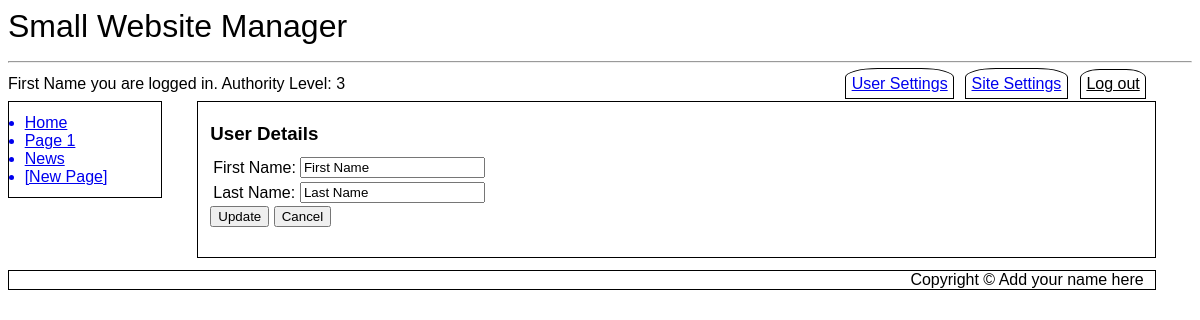
Screenshot of /userdetails.php (signed in) with the database file from the repository.
### tables this page shows
CREATE TABLE `SubMenus` (
  `MenuID` int(11) NOT NULL,
  `LinkID` int(11) NOT NULL,
  `Page_ID` int(11) NOT NULL DEFAULT 0,
  `Menu_Entry` varchar(20) NOT NULL,
  `Title` varchar(500) NOT NULL,
  `Active` tinyint(1) NOT NULL DEFAULT 1
);

CREATE TABLE `SubMenus_Modules` (
  `SubMenu_Order` int(11) NOT NULL,
  `Module_ID` int(11) NOT NULL
);

CREATE TABLE `SubMenusData` (
  `Type` varchar(500) NOT NULL,
  `Default Menu Title` varchar(20) NOT NULL,
  `LinkData` text NOT NULL,
  `GetData` tinyint(1) NOT NULL,
  `Module_ID` int(11) NOT NULL
);

CREATE TABLE `Users` (
  `ID` int(11) NOT NULL,
  `First_Name` varchar(250) NOT NULL,
  `Last_Name` varchar(250) NOT NULL,
  `eMail` varchar(1000) NOT NULL,
  `User_Name` varchar(1000) NOT NULL,
  `Password` varchar(100) NOT NULL,
  `Activate_Pass` varchar(100) DEFAULT NULL,
  `Change_Pass` varchar(100) DEFAULT NULL,
  `Change_Pass_Expire` datetime DEFAULT NULL,
  `Forgot_Pass` varchar(100) DEFAULT NULL,
  `Forgot_Pass_Expire` datetime DEFAULT NULL,
  `DateTime_Joined` datetime NOT NULL,
  `Last_Logged` datetime NOT NULL DEFAULT current_timestamp(),
  `Authority_Level` tinyint(4) DEFAULT 1,
  `Active` tinyint(1) NOT NULL DEFAULT 0
);

### userdetails.php (the view, shortened to what this page needs)
<?php
include ("db_connect.inc");
include ("header.inc");
include ("navbar.inc");
echo "<article id='main'>";
if (!isset($ffirstname_style)) {
	$ffirstname_style = "";
}
if (!isset($flastname_style)) {
	$flastname_style = "";
}
if (isset($_SESSION['user_name'])) {
	$userName = $_SESSION['user_name'];
	$query1 = "SELECT `First_Name`, `Last_Name`, `User_Name` FROM `Users` WHERE `User_Name`='$userName'";
	$result1 = mysqli_query($cxn,$query1);
	$row1 = mysqli_fetch_assoc($result1);
	$firstName = $row1['First_Name'];
	$lastName = $row1['Last_Name'];
	echo "
	<h3>User Details</h3>\r\n
	<div>\r\n
	<form action='".htmlentities($_SERVER['PHP_SELF'])."' method='post'>\r\n
	<table>\r\n
	<tr><td>First Name: </td><td><input $ffirstname_style type='text' name='ffirstname' value='$firstName'></td></tr>\r\n
	<tr><td>Last Name: </td><td><input $flastname_style type='text' name='flastname' value='$lastName'></td></tr>\r\n
	</table>\r\n
	<input type='hidden' id='submitCode' name='submitCode' value='User_Details'>\r\n
	<input type='submit' name='Button' value='Update' />\r\n
	<input type='submit' name='Button' value='Cancel' />\r\n
	</form>\r\n
	<br>\r\n
	</div>\r\n";
} else {
	echo "<div class='error'>This is a restricted area. You must log in to access!</div>";
}
echo "</article>";
include ("footer.inc");
?>

### navbar.inc
<nav id="vnav1">
<?php
$query = "SELECT Menu_Entry, Title FROM SubMenus WHERE MenuID='1' AND Active=1 ORDER BY LinkID ASC LIMIT 10";
$result = mysqli_query($cxn,$query) or die ("Couldn't execute query.");
while($row = mysqli_fetch_assoc($result))
{
	$menuEntry = $row['Menu_Entry'];
	$pageTitle = $row['Title'];
	$pageTitle = preg_replace('/ /', '_', $pageTitle);
	echo "<a href='$pageTitle'>$menuEntry</a>\r\n";
}
$query2 = "SELECT `Default Menu Title`, `LinkData`, `Module_ID` FROM SubMenus_Modules INNER JOIN SubMenusData USING (Module_ID)";
$result2 = mysqli_query($cxn, $query2) or die ("Couldn't execute query.");
while($row2 = mysqli_fetch_assoc($result2))
{
	$menuEntry2 = $row2['Default Menu Title'];
	$pageTitle2 = $row2['LinkData'];
	$pageTitle2 = preg_replace('/ /', '_', $pageTitle2);
	echo "<a href='$pageTitle2'>$menuEntry2</a>\r\n";
}
if (isset($_SESSION['auth_lev'])){
	if ($_SESSION['auth_lev'] == 3 AND isset($_SESSION['first_name']) AND isset($_SESSION['user_name']) ) {
		echo "<a class='newpage' href='newpage.php'>[New Page]</a>\r\n";
	}
}
?>
</nav>

### desktop.css (style rules this page uses)
* { font-family: Arial, sans-serif; box-sizing: border-box; }
h1, h2, h3 { padding: 0%; margin-top: 1%; margin-bottom: 1%; }
article#main { margin-left:16%; width: 81%; float:none; border: 1px solid black; padding: 1%; }
nav#vnav1 { width:13%; float:left; border: 1px solid black; padding: 1%; clear: both; margin-top: 0%; }
nav#vnav1 a { display: list-item; list-style-type: disc; margin-left: 3%; }

### rows the page displays
submenus: Menu_Entry "Home"
submenus: Menu_Entry "Page 1"
submenus_modules: submenusdata.Default Menu Title "News"
users: ffirstname "First Name", flastname "Last Name"

### other values shown
$websiteName "Small Website Manager"
$_SESSION['first_name'] "First Name"
$_SESSION['auth_lev'] "3"
